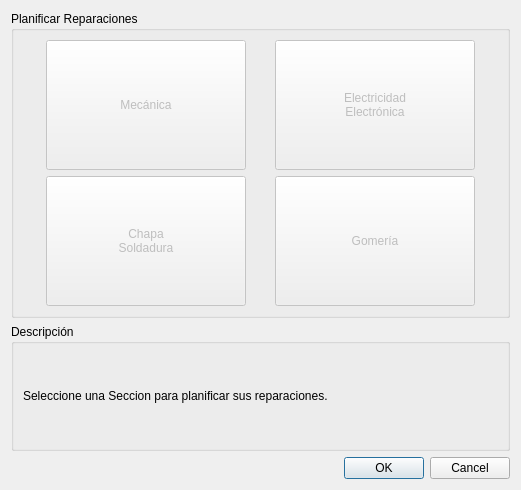
<?xml version="1.0" encoding="UTF-8"?>
<ui version="4.0">
 <class>DlgPlanificar_1</class>
 <widget class="QDialog" name="DlgPlanificar_1">
  <property name="geometry">
   <rect>
    <x>0</x>
    <y>0</y>
    <width>521</width>
    <height>490</height>
   </rect>
  </property>
  <property name="windowTitle">
   <string>Dialog</string>
  </property>
  <layout class="QVBoxLayout" name="verticalLayout_2">
   <item>
    <widget class="QGroupBox" name="groupBox">
     <property name="title">
      <string>Planificar Reparaciones</string>
     </property>
     <layout class="QGridLayout" name="gridLayout">
      <item row="0" column="0">
       <widget class="QPushButton" name="pushButtonMecanica">
        <property name="enabled">
         <bool>false</bool>
        </property>
        <property name="minimumSize">
         <size>
          <width>130</width>
          <height>130</height>
         </size>
        </property>
        <property name="maximumSize">
         <size>
          <width>200</width>
          <height>200</height>
         </size>
        </property>
        <property name="toolTip">
         <string extracomment="Mecanica"/>
        </property>
        <property name="whatsThis">
         <string extracomment="Mecanica"/>
        </property>
        <property name="text">
         <string>Mecánica</string>
        </property>
       </widget>
      </item>
      <item row="1" column="0">
       <widget class="QPushButton" name="pushButtonChapaSoldadura">
        <property name="enabled">
         <bool>false</bool>
        </property>
        <property name="minimumSize">
         <size>
          <width>130</width>
          <height>130</height>
         </size>
        </property>
        <property name="maximumSize">
         <size>
          <width>200</width>
          <height>200</height>
         </size>
        </property>
        <property name="text">
         <string>Chapa
Soldadura</string>
        </property>
       </widget>
      </item>
      <item row="1" column="1">
       <widget class="QPushButton" name="pushButtonGomeria">
        <property name="enabled">
         <bool>false</bool>
        </property>
        <property name="minimumSize">
         <size>
          <width>130</width>
          <height>130</height>
         </size>
        </property>
        <property name="maximumSize">
         <size>
          <width>200</width>
          <height>200</height>
         </size>
        </property>
        <property name="text">
         <string>Gomería</string>
        </property>
       </widget>
      </item>
      <item row="0" column="1">
       <widget class="QPushButton" name="pushButtonElectricidad">
        <property name="enabled">
         <bool>false</bool>
        </property>
        <property name="minimumSize">
         <size>
          <width>130</width>
          <height>130</height>
         </size>
        </property>
        <property name="maximumSize">
         <size>
          <width>200</width>
          <height>200</height>
         </size>
        </property>
        <property name="text">
         <string>Electricidad
Electrónica</string>
        </property>
       </widget>
      </item>
     </layout>
    </widget>
   </item>
   <item>
    <widget class="QGroupBox" name="groupBox_2">
     <property name="title">
      <string>Descripción</string>
     </property>
     <layout class="QVBoxLayout" name="verticalLayout">
      <item>
       <widget class="QLabel" name="labelDescripcion">
        <property name="minimumSize">
         <size>
          <width>0</width>
          <height>0</height>
         </size>
        </property>
        <property name="maximumSize">
         <size>
          <width>16777215</width>
          <height>70</height>
         </size>
        </property>
        <property name="text">
         <string>Seleccione una Seccion para planificar sus reparaciones.</string>
        </property>
       </widget>
      </item>
     </layout>
    </widget>
   </item>
   <item>
    <widget class="QDialogButtonBox" name="buttonBox">
     <property name="orientation">
      <enum>Qt::Horizontal</enum>
     </property>
     <property name="standardButtons">
      <set>QDialogButtonBox::Cancel|QDialogButtonBox::Ok</set>
     </property>
    </widget>
   </item>
  </layout>
 </widget>
 <tabstops>
  <tabstop>pushButtonMecanica</tabstop>
  <tabstop>pushButtonElectricidad</tabstop>
  <tabstop>pushButtonChapaSoldadura</tabstop>
  <tabstop>pushButtonGomeria</tabstop>
  <tabstop>buttonBox</tabstop>
 </tabstops>
 <resources/>
 <connections>
  <connection>
   <sender>buttonBox</sender>
   <signal>accepted()</signal>
   <receiver>DlgPlanificar_1</receiver>
   <slot>accept()</slot>
   <hints>
    <hint type="sourcelabel">
     <x>248</x>
     <y>254</y>
    </hint>
    <hint type="destinationlabel">
     <x>157</x>
     <y>274</y>
    </hint>
   </hints>
  </connection>
  <connection>
   <sender>buttonBox</sender>
   <signal>rejected()</signal>
   <receiver>DlgPlanificar_1</receiver>
   <slot>reject()</slot>
   <hints>
    <hint type="sourcelabel">
     <x>316</x>
     <y>260</y>
    </hint>
    <hint type="destinationlabel">
     <x>286</x>
     <y>274</y>
    </hint>
   </hints>
  </connection>
 </connections>
</ui>
